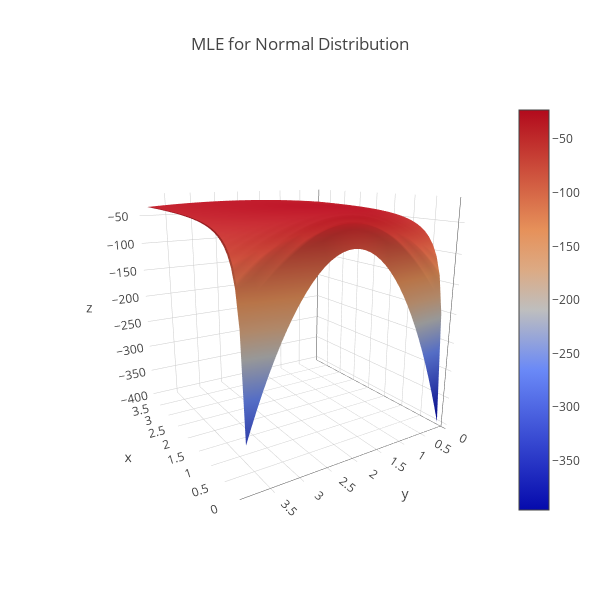

Source (notebook cell):
### Markdown cell above
## Plotting the graph

We will feed the data and also setup the lay out including the view angle as desired. Note to facilitate rotation in angles, few additional functions had to be defined for cartesian to polar back to cartesian needed.

### Code cell
from math import cos, sin, sqrt, atan2

def xyz2rtz(xyz):
    r = sqrt(xyz['x'] * xyz['x'] + xyz['y'] * xyz['y'])  # radius from origin
    t = atan2(xyz['x'], xyz['y'])                        # angle between (x,y) to origin and positive x axis
    z = xyz['z']                                         # vertical z axis
    return dict(r=r,t=r,z=r)
  
def rtz2xyz(rtz):  
    x = rtz['r'] * cos(rtz['t'])                         # rcos(theta)
    y = rtz['r'] * sin(rtz['t'])                         # rsin(theta)  
    z = rtz['z']                                         # z    
    return dict(x=x,y=y,z=z)
  
def rotate(eye0, angle, z):     
      rtz = xyz2rtz(eye0)
      rtz['t'] = rtz['t'] + angle
      rtz['z'] = z
      eye1 = rtz2xyz(rtz)
      return eye1
    
eye0=dict(x=2, y=0.88, z=1.25)
camera = dict(
    up=dict(x=0, y=0, z=1),
    center=dict(x=0, y=0, z=0),
    eye=rotate(eye0,0.4, 0.6)
#     eye=dict(x=-2, y=1.3, z=0.9)
)

data = [
    go.Surface(
#         z=df.as_matrix()
        x = t1, y = t2, z = Z
    )
]
layout = go.Layout(
    title='MLE for Normal Distribution',
    scene=dict(camera=camera),
    autosize=False,
    width=600,
    height=600
)
fig = go.Figure(data=data, layout=layout)
iplot(fig)

### Figure 1 — Plotly figure (JSON) as saved in the notebook; plotly's stock layout.template omitted (floating-point values rounded to 4 significant figures; data arrays with more than 128 entries replaced by an {"elided": "..."} marker saying what was removed)
{"data": [{"type": "surface", "uid": "5fc1ca46-d6b4-11e8-8253-485ab6cde46a", "x": [0, 0.1, 0.2, 0.3, 0.4, 0.5, 0.6, 0.7, 0.8, 0.9, 1, 1.1, 1.2, 1.3, 1.4, 1.5, 1.6, 1.7, 1.8, 1.9, 2, 2.1, 2.2, 2.3, 2.4, 2.5, 2.6, 2.7, 2.8, 2.9, 3, 3.1, 3.2, 3.3, 3.4, 3.5, 3.6, 3.7, 3.8, 3.9], "y": [0.1, 0.2, 0.3, 0.4, 0.5, 0.6, 0.7, 0.8, 0.9, 1, 1.1, 1.2, 1.3, 1.4, 1.5, 1.6, 1.7, 1.8, 1.9, 2, 2.1, 2.2, 2.3, 2.4, 2.5, 2.6, 2.7, 2.8, 2.9, 3.0, 3.1, 3.2, 3.3, 3.4, 3.5, 3.6, 3.7, 3.8, 3.9], "z": {"elided": "40x39 float values"}}], "layout": {"autosize": false, "height": 600, "scene": {"camera": {"center": {"x": 0, "y": 0, "z": 0}, "eye": {"x": -1.855, "y": 1.154, "z": 0.6}, "up": {"x": 0, "y": 0, "z": 1}}}, "title": "MLE for Normal Distribution", "width": 600}}
